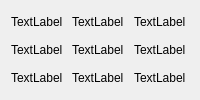
            <widget class="QWidget" name="screen6x">
             <layout class="QGridLayout" name="gridLayout_3">
              <item row="0" column="1">
               <widget class="QLabel" name="chscreen_2_01">
                <property name="text">
                 <string>TextLabel</string>
                </property>
               </widget>
              </item>
              <item row="0" column="0">
               <widget class="QLabel" name="chscreen_2_00">
                <property name="text">
                 <string>TextLabel</string>
                </property>
               </widget>
              </item>
              <item row="1" column="1">
               <widget class="QLabel" name="chscreen_2_11">
                <property name="text">
                 <string>TextLabel</string>
                </property>
               </widget>
              </item>
              <item row="1" column="0">
               <widget class="QLabel" name="chscreen_2_10">
                <property name="text">
                 <string>TextLabel</string>
                </property>
               </widget>
              </item>
              <item row="1" column="2">
               <widget class="QLabel" name="chscreen_2_12">
                <property name="text">
                 <string>TextLabel</string>
                </property>
               </widget>
              </item>
              <item row="2" column="1">
               <widget class="QLabel" name="chscreen_2_21">
                <property name="text">
                 <string>TextLabel</string>
                </property>
               </widget>
              </item>
              <item row="2" column="0">
               <widget class="QLabel" name="chscreen_2_20">
                <property name="text">
                 <string>TextLabel</string>
                </property>
               </widget>
              </item>
              <item row="2" column="2">
               <widget class="QLabel" name="chscreen_2_22">
                <property name="styleSheet">
                 <string notr="true"/>
                </property>
                <property name="text">
                 <string>TextLabel</string>
                </property>
               </widget>
              </item>
              <item row="0" column="2">
               <widget class="QLabel" name="chscreen_2_02">
                <property name="text">
                 <string>TextLabel</string>
                </property>
               </widget>
              </item>
             </layout>
            </widget>
